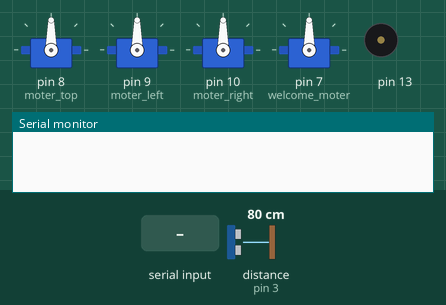
This sketch was run on a simulated Arduino Uno, built with avr-gcc and run on an emulated ATmega328P. Shown: 4 × servo, buzzer (waves = sounding), the last lines printed to the serial monitor. Wiring (inferred from the names in the program): ultrasonic range finder: trigger pin 4; echo pin 3. Inputs (shaded band) come from the test bench; at power-on: distance to the obstacle (sensor on pin 3) 80 cm. The echo pulse lasts 58.3 µs per cm.

Above: at 1.2 s.
1.3 s: distance to the obstacle (sensor on pin 3) set to 2 cm
At 1.56 s:
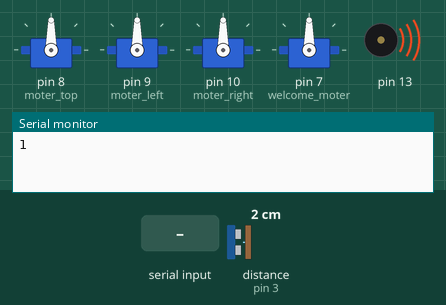
3.1 s: byte 1 (PET) received over Serial
At 3.34 s:
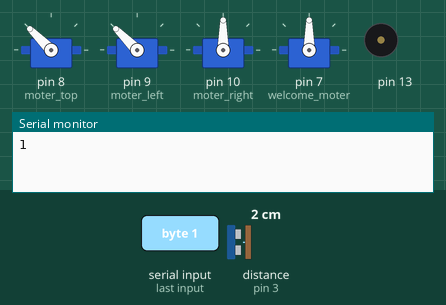
At 4.0 s:
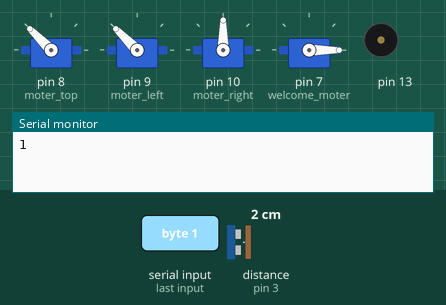
Timing chart, 0 to 10.4 s (numbered marks = the images above; inputs shaded):
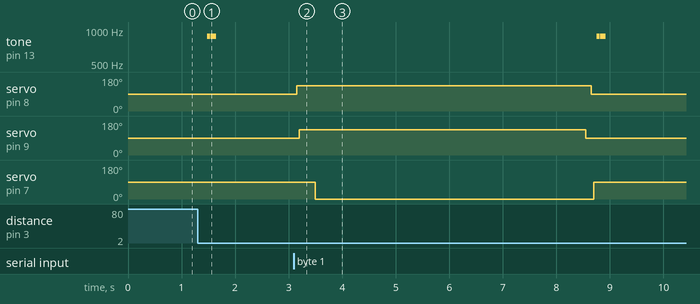

Measured:
- after the input at 1.3 s, tone on pin 13: alternates 880 Hz for 0.08 s and silent for 0.01 s, 4 changes in all, then stays silent, starting after 0.18 s
- after the input at 3.1 s, servo on pin 8 (moter_top): 90° → 135° after 0.05 s, → 90° 5.5 s later; servo on pin 9 (moter_left): 90° → 135° after 0.10 s, → 90° 5.4 s later; servo on pin 7 (welcome_moter): 90° → 0° after 0.40 s, → 90° 5.2 s later

The sketch:

Servo_Control.ino
```cpp
//
#include <Servo.h>
#define _INITcm 30
#define PET 1
#define GLASS 3
#define CAN 2
#define PAPER 4
#define angle_LEFT 45
#define angle_RIGHT 135

Servo moter_top;
Servo moter_left;
Servo moter_right;
Servo welcome_moter;

int echo = 3;
int trig = 4;
float distance = 0;
float getDistance(int Pin_trig, int Pin_echo)
{
  digitalWrite(Pin_trig, LOW);
  digitalWrite(Pin_echo, LOW);
  delayMicroseconds(2);
  digitalWrite(Pin_trig, HIGH);
  delayMicroseconds(10);
  digitalWrite(Pin_trig, LOW);

  unsigned long duration = pulseIn(Pin_echo, HIGH);

  float d = duration / 29.0 / 2.0;
  return d;
}
void setup()
{
  pinMode(13,OUTPUT);
  Serial.begin(9600);
  moter_top.attach(8);
  moter_left.attach(9);
  moter_right.attach(10);
  welcome_moter.attach(7);

  pinMode(echo, INPUT);
  pinMode(trig, OUTPUT);

}
void setMoterByClass(int class_of_trash)
{
  switch (class_of_trash)
  {
  case PET:
    moter_top.write(angle_RIGHT);
    delay(50);
    moter_left.write(angle_RIGHT);

    break;
  case CAN:
    moter_top.write(angle_RIGHT);
    delay(50);
    moter_left.write(angle_LEFT);

    break;

  case GLASS:
    moter_top.write(angle_LEFT);
    delay(50);
    moter_right.write(angle_RIGHT);

    break;
  case PAPER:
    moter_top.write(angle_LEFT);
    delay(50);
    moter_right.write(angle_LEFT);

    break;

  default:
    break;
  }
  delay(300);
  welcome_moter.write(0);
  delay(5000); //5초 기다림
}
void setMoter()
{
  moter_left.write(90);
  delay(50);
  moter_right.write(90);
  delay(50);
  moter_top.write(90);
  delay(50);
  welcome_moter.write(90);
  delay(50);
}
void loop()
{
  int cnt = 0;
  setMoter();

  distance = getDistance(trig, echo);

  if (distance <= _INITcm)
  {
    Serial.println('1');
    tone(13,880);
    delay(60);
    noTone(13);
    delay(10);
    tone(13,880);
    delay(100);
    noTone(13);
    delay(100);
    while (true)
    {
      if (Serial.available())   //시리얼 통신이 오면
      {
        int class_of_trash = Serial.read();  //분류 결과값 읽어들임
        if (1 <= class_of_trash && class_of_trash <= 4)
          setMoterByClass(class_of_trash);    // 결과에 따라 모터 움직임
        else
        {

            tone(13,880);
            delay(200);
              noTone(13);
            delay(200);
               tone(13,880);
              delay(200);
              noTone(13);
             delay(200);
              tone(13,880);
            delay(200);
              noTone(13);
            delay(200);
             delay(50);
          Serial.println('1');
             break;
        }
        delay(50);
        Serial.println('1');
        break;
      }
      else
      {
        cnt++;
        delay(50);
        if (cnt > 100)  //5초동안 아무일도 없으면 끝
          break;
      }
    }

  }
  else
  {
    delay(50);
  }

}
```
